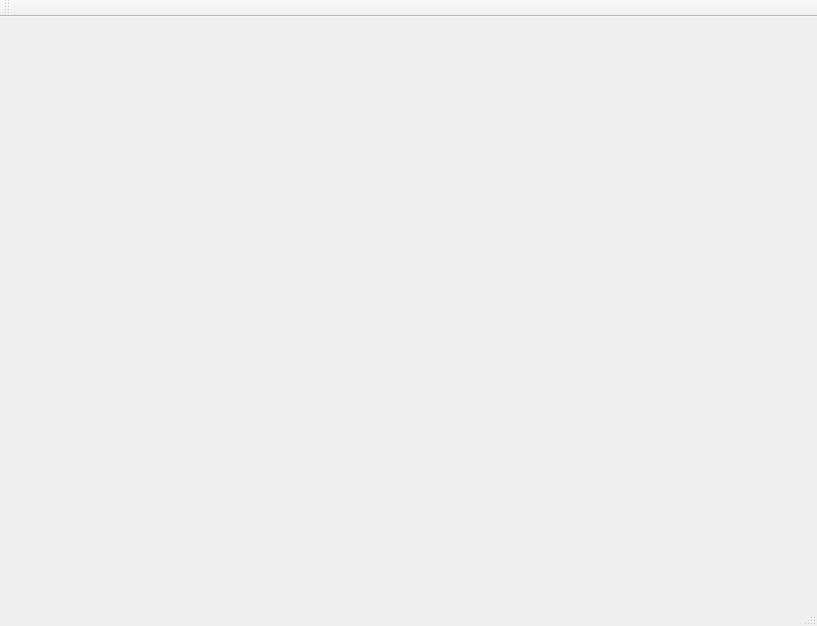
<?xml version="1.0" encoding="UTF-8"?>
<ui version="4.0">
 <class>GraphicViewer</class>
 <widget class="QMainWindow" name="GraphicViewer">
  <property name="geometry">
   <rect>
    <x>0</x>
    <y>0</y>
    <width>817</width>
    <height>626</height>
   </rect>
  </property>
  <property name="windowTitle">
   <string>MainWindow</string>
  </property>
  <widget class="QWidget" name="centralwidget">
   <layout class="QHBoxLayout" name="horizontalLayout">
    <item>
     <layout class="QGridLayout" name="mainGridLayout"/>
    </item>
   </layout>
  </widget>
  <widget class="QMenuBar" name="menubar">
   <property name="geometry">
    <rect>
     <x>0</x>
     <y>0</y>
     <width>817</width>
     <height>21</height>
    </rect>
   </property>
  </widget>
  <widget class="QStatusBar" name="statusbar"/>
  <widget class="QToolBar" name="toolBar">
   <property name="windowTitle">
    <string>toolBar</string>
   </property>
   <attribute name="toolBarArea">
    <enum>TopToolBarArea</enum>
   </attribute>
   <attribute name="toolBarBreak">
    <bool>false</bool>
   </attribute>
  </widget>
 </widget>
 <resources/>
 <connections/>
</ui>
